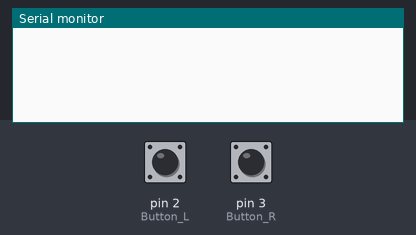
A sketch run on a simulated Arduino Uno, built with avr-gcc and run on an emulated ATmega328P. Shown: the last lines printed to the serial monitor. The test bench sets the inputs (shaded band); at power-on: pin 2 (Button_L) HIGH, pin 3 (Button_R) HIGH.

Above: at 1.2 s.
1.3 s: pin 2 (Button_L) pulled LOW for 0.15 s
At 2.1 s:
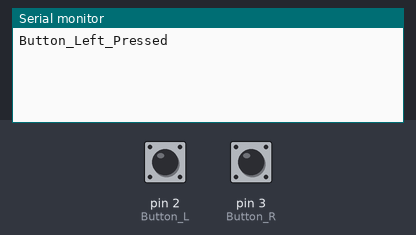
2.9 s: pin 3 (Button_R) pulled LOW for 0.15 s
At 3.2 s:
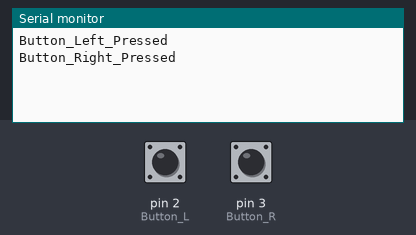

Measured:
- after the input at 1.3 s, the serial monitor: prints a new line at once (image 1)
- after the input at 2.9 s, the serial monitor: prints a new line at once (image 2)

The sketch:

sketch_dec27a_button_mouse_.ino
```cpp
//버튼 디바운스를 이용한 마우스 만들기
#include <Bounce2.h>

int Button_L = 2;
int Button_R = 3;
Bounce debouncer_L = Bounce();
Bounce debouncer_R = Bounce();

void setup() {
  pinMode(Button_L, INPUT_PULLUP);
  debouncer_L.attach(Button_L);//
  debouncer_L.interval(5); //누름 상태 판별시간
  pinMode(Button_R, INPUT_PULLUP);
  debouncer_R.attach(Button_R);//
  debouncer_R.interval(5); //누름 상태 판별시간
  Serial.begin(115200);
}

void loop() {
  debouncer_L.update();
  debouncer_R.update();
  if(debouncer_L.fell()){
    Serial.println("Button_Left_Pressed");
  }
  if(debouncer_R.fell()){
    //while(debouncer_R.fell)
    Serial.println("Button_Right_Pressed");
  }
}
```
